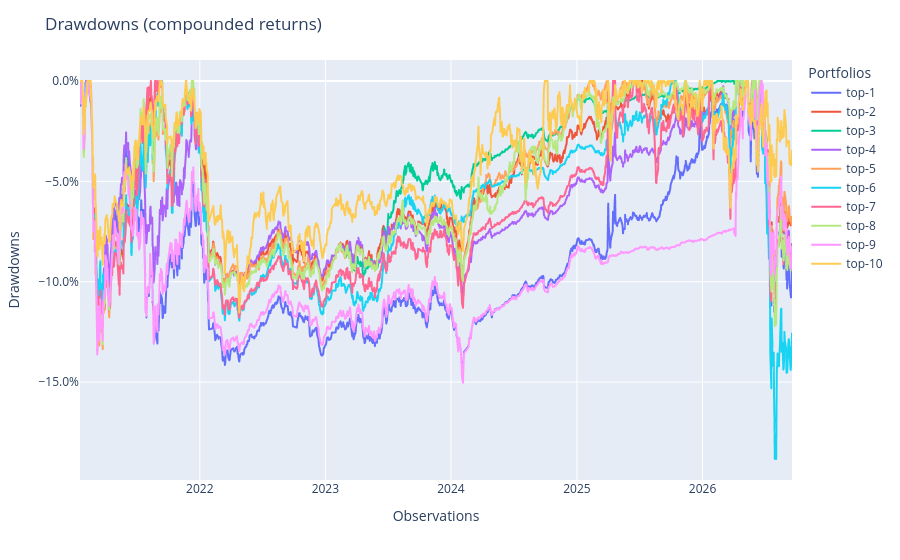

Notebook source saved alongside this figure:
### Code cell
topk_pops.plot_drawdowns()

### Figure 1 — Plotly figure (JSON) as saved in the notebook; plotly's stock layout.template omitted (floating-point values rounded to 4 significant figures; data arrays with more than 128 entries replaced by an {"elided": "..."} marker saying what was removed)
{"data": [{"hovertemplate": "variable=top-1<br>index=%{x}<br>value=%{y}<extra></extra>", "legendgroup": "top-1", "line": {"color": "#636efa", "dash": "solid"}, "marker": {"symbol": "circle"}, "mode": "lines", "name": "top-1", "showlegend": true, "type": "scattergl", "x": {"elided": "1376 str values"}, "xaxis": "x", "y": {"elided": "1376 float values"}, "yaxis": "y"}, {"hovertemplate": "variable=top-2<br>index=%{x}<br>value=%{y}<extra></extra>", "legendgroup": "top-2", "line": {"color": "#EF553B", "dash": "solid"}, "marker": {"symbol": "circle"}, "mode": "lines", "name": "top-2", "showlegend": true, "type": "scattergl", "x": {"elided": "1376 str values"}, "xaxis": "x", "y": {"elided": "1376 float values"}, "yaxis": "y"}, {"hovertemplate": "variable=top-3<br>index=%{x}<br>value=%{y}<extra></extra>", "legendgroup": "top-3", "line": {"color": "#00cc96", "dash": "solid"}, "marker": {"symbol": "circle"}, "mode": "lines", "name": "top-3", "showlegend": true, "type": "scattergl", "x": {"elided": "1376 str values"}, "xaxis": "x", "y": {"elided": "1376 float values"}, "yaxis": "y"}, {"hovertemplate": "variable=top-4<br>index=%{x}<br>value=%{y}<extra></extra>", "legendgroup": "top-4", "line": {"color": "#ab63fa", "dash": "solid"}, "marker": {"symbol": "circle"}, "mode": "lines", "name": "top-4", "showlegend": true, "type": "scattergl", "x": {"elided": "1376 str values"}, "xaxis": "x", "y": {"elided": "1376 float values"}, "yaxis": "y"}, {"hovertemplate": "variable=top-5<br>index=%{x}<br>value=%{y}<extra></extra>", "legendgroup": "top-5", "line": {"color": "#FFA15A", "dash": "solid"}, "marker": {"symbol": "circle"}, "mode": "lines", "name": "top-5", "showlegend": true, "type": "scattergl", "x": {"elided": "1376 str values"}, "xaxis": "x", "y": {"elided": "1376 float values"}, "yaxis": "y"}, {"hovertemplate": "variable=top-6<br>index=%{x}<br>value=%{y}<extra></extra>", "legendgroup": "top-6", "line": {"color": "#19d3f3", "dash": "solid"}, "marker": {"symbol": "circle"}, "mode": "lines", "name": "top-6", "showlegend": true, "type": "scattergl", "x": {"elided": "1376 str values"}, "xaxis": "x", "y": {"elided": "1376 float values"}, "yaxis": "y"}, {"hovertemplate": "variable=top-7<br>index=%{x}<br>value=%{y}<extra></extra>", "legendgroup": "top-7", "line": {"color": "#FF6692", "dash": "solid"}, "marker": {"symbol": "circle"}, "mode": "lines", "name": "top-7", "showlegend": true, "type": "scattergl", "x": {"elided": "1376 str values"}, "xaxis": "x", "y": {"elided": "1376 float values"}, "yaxis": "y"}, {"hovertemplate": "variable=top-8<br>index=%{x}<br>value=%{y}<extra></extra>", "legendgroup": "top-8", "line": {"color": "#B6E880", "dash": "solid"}, "marker": {"symbol": "circle"}, "mode": "lines", "name": "top-8", "showlegend": true, "type": "scattergl", "x": {"elided": "1376 str values"}, "xaxis": "x", "y": {"elided": "1376 float values"}, "yaxis": "y"}, {"hovertemplate": "variable=top-9<br>index=%{x}<br>value=%{y}<extra></extra>", "legendgroup": "top-9", "line": {"color": "#FF97FF", "dash": "solid"}, "marker": {"symbol": "circle"}, "mode": "lines", "name": "top-9", "showlegend": true, "type": "scattergl", "x": {"elided": "1376 str values"}, "xaxis": "x", "y": {"elided": "1376 float values"}, "yaxis": "y"}, {"hovertemplate": "variable=top-10<br>index=%{x}<br>value=%{y}<extra></extra>", "legendgroup": "top-10", "line": {"color": "#FECB52", "dash": "solid"}, "marker": {"symbol": "circle"}, "mode": "lines", "name": "top-10", "showlegend": true, "type": "scattergl", "x": {"elided": "1376 str values"}, "xaxis": "x", "y": {"elided": "1376 float values"}, "yaxis": "y"}], "layout": {"legend": {"title": {"text": "Portfolios"}, "tracegroupgap": 0}, "margin": {"t": 60}, "title": {"text": "Drawdowns (compounded returns)"}, "xaxis": {"anchor": "y", "domain": [0, 1], "title": {"text": "Observations"}}, "yaxis": {"anchor": "x", "domain": [0, 1], "tickformat": ".1%", "title": {"text": "Drawdowns"}}}}
